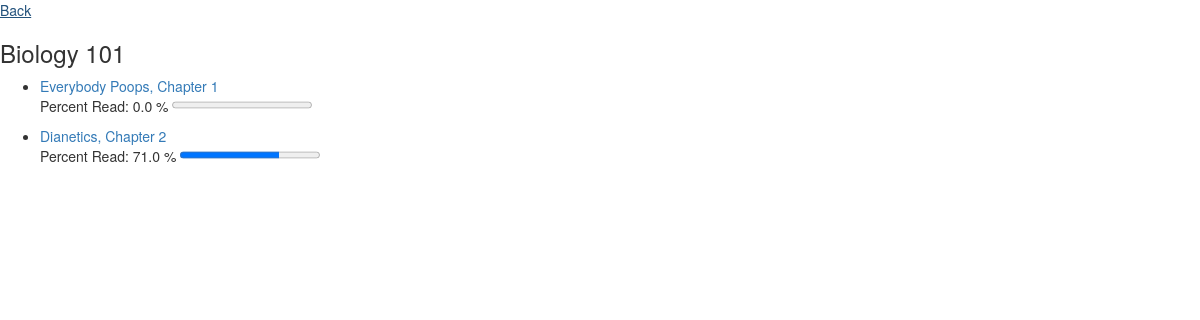
Before: /course/1/ with the older database file.
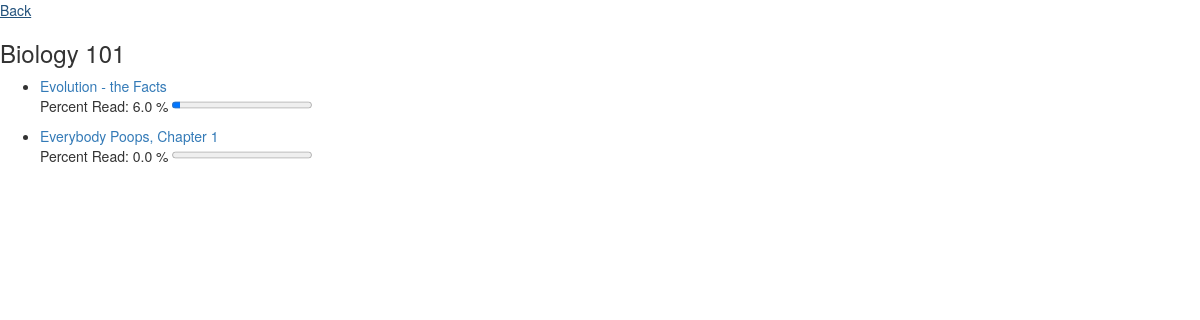
After: the same page with the newer database file.
### inventory/models.py (models this page shows, shortened)
class Item(models.Model):
	title = models.CharField(max_length=200)
	startPage = models.IntegerField()
	endPage = models.IntegerField()
	course = models.CharField(max_length=200)
	dueDate = models.DateField()

### inventory/views.py (the view)
# urls.py: url(r'^course/(?P<id>\d+)/', views.course_detail, name='course_detail'),
def course_detail(request, id):
	try:
		course = Course.objects.get(id=id)
		courseItems = Item.objects.filter(course=id)
		percentRead = 0
		for oneReading in courseItems:
			pagesRead = 0
			justMatchedSessions = StudySessions.objects.filter(reading=oneReading.id)
			for oneSession in justMatchedSessions:
				pagesRead = pagesRead + oneSession.endPage-oneSession.startPage
			oneReading.percentRead = round(float(pagesRead) / float(oneReading.endPage - oneReading.startPage), 2)* 100
	except Course.DoesNotExist:
		raise Http404('This course does not exist')
	return render(request, 'inventory/course_detail.html', {
		'course': course,
		'courseItems': courseItems,
	})

### firstdjango/templates/inventory/course_detail.html
{% extends "base.html" %}
{% block content %}
	<a href="{% url 'index' %}">Back</a>
	<h3>{{ course.title|capfirst }} </h3>
	<ul>
		{% for courseItem in courseItems %}
			<li>
				<a href="{% url 'course_detail' courseItem.id %}">
					{{ courseItem.title|capfirst }}
				</a>
			<p> Percent Read: {{ courseItem.percentRead }} %	 <progress value={{courseItem.percentRead}} max="100"></progress> </p>
			</li>
		{% endfor %}
	</ul>
{% endblock %}

Changed rows visible on the page:
no longer on this page (row edited): Item: title "Dianetics, Chapter 2", percentRead "71.0"
now on this page (row edited): Item: title "Evolution - the Facts", percentRead "6.0"
